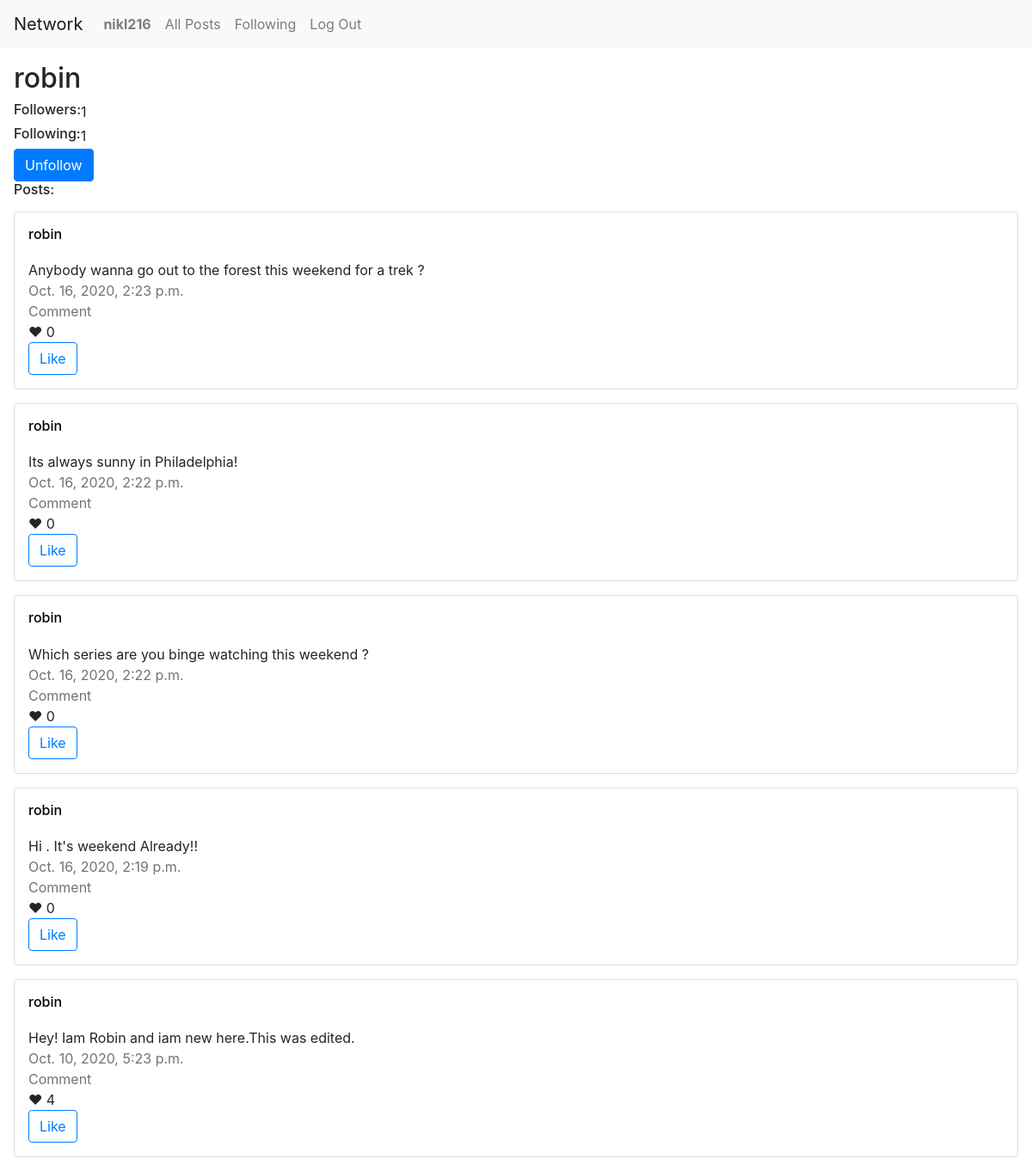
Screenshot of /profile/3 (signed in) with the database file from the repository.
### network/models.py (models this page shows, shortened)
class User(AbstractUser):
    pass

class Post(models.Model):
    created_by = models.ForeignKey("User", on_delete=models.CASCADE, related_name="posts")
    body = models.TextField()
    timestamp = models.DateTimeField(auto_now_add=True)
    likes = models.IntegerField(default=0)
    liked_users = models.ManyToManyField(User)

### network/views.py (the view, shortened to what this page needs)
# urls.py: path("profile/<str:user_id>", views.profile, name="profile"),
def profile(request,user_id):
    if request.method == "GET":
        user_profile = User.objects.get(id=user_id)
        followers=user_profile.followers.all().count()
        following=user_profile.following.all().count()
        is_following=True
        try:
            UserFollowing.objects.get(user_id=request.user,following_user_id=user_profile)
        except UserFollowing.DoesNotExist:
            is_following=False
        if user_profile==request.user:
            is_user = True
        else:
            is_user = False
        posts = Post.objects.filter(created_by=user_profile).order_by("-timestamp").all()
        return render(request, "network/profile.html",{
            "user_profile": user_profile,
            "followers": followers,
            "following": following,
            "posts": posts,
            "is_user":is_user,
            "is_following":is_following
        })

### network/templates/network/profile.html (shortened to what this page needs)
{% extends "network/layout.html" %} {% block body %}
<h2>{{user_profile.username}}</h2>
<div class="row m-0">
  <h6>Followers:</h6>
  {{followers}}
</div>
<div class="row m-0">
  <h6>Following:</h6>
  {{following}}
</div>
{% if is_user is False %}
<form action="{% url 'profile' user_profile.pk %}" method="post">
   {% if is_following is False %}
  <div class="row m-0">
    <button name="follow" type="submit" class="btn btn-primary">Follow</button>
  </div>
  {% else %}
  <div class="row m-0">
    <button name="unfollow" type="submit" class="btn btn-primary">
      Unfollow
    </button>
  </div>
  {% endif %}
</form>
{% endif %}
<h6>Posts:</h6>
{% for post in posts %}
<div class="card p-3 mt-3">
  <div class="card-title">
    <a href="{% url 'profile' post.created_by.pk %}"
      ><h6>{{post.created_by.username}}</h6></a
    >
  </div>
  <div class="card-body p-0">
    <div>{{post.body}}</div>
    <div class="text-secondary">{{post.timestamp}}</div>
    <div class="text-secondary">Comment</div>
    <div>&#10084; <span class="_{{post.pk}}">{{post.likes}}</span></div>
    {% if user in post.liked_users.all %}
    <div class="unlike{{post.pk}}"><button type="button" class="btn btn-outline-primary" id="unlike"  value="{{post.pk}}">Unike</button></div>
    <div class="like{{post.pk}}" style="display:none;"><button type="button" class="btn btn-outline-primary" id="like" value="{{post.pk}}">Like</button></div>
    {% else %}
    <div class="like{{post.pk}}"><button type="button" class="btn btn-outline-primary" id="like" value="{{post.pk}}">Like</button></div>
    {% endif %}
  </div>
</div>
{% endfor %} {% endblock %}

### network/templates/network/layout.html (shortened to what this page needs)
{% load static %}
<!DOCTYPE html>
<html lang="en">
    <head>
        <link rel="stylesheet" href="https://stackpath.bootstrapcdn.com/bootstrap/4.4.1/css/bootstrap.min.css">
        <link href="{% static 'network/styles.css' %}" rel="stylesheet">
        {% load static %}
    </head>
    <body>
        <nav class="navbar navbar-expand-lg navbar-light bg-light">
            <a class="navbar-brand" href="#">Network</a>
            <div>
              <ul class="navbar-nav mr-auto">
                {% if user.is_authenticated %}
                    <li class="nav-item">
                        <a class="nav-link" href="{% url 'profile' user.pk %}"><strong>{{ user.username }}</strong></a>
                    </li>
                {% endif %}
                <li class="nav-item">
                  <a class="nav-link" href="{% url 'index' %}">All Posts</a>
                </li>
                {% if user.is_authenticated %}
                    <li class="nav-item">
                        <a class="nav-link" href="{% url 'following' %}">Following</a>
                    </li>
                    <li class="nav-item">
                        <a class="nav-link" href="{% url 'logout' %}">Log Out</a>
                    </li>
                {% endif %}
              </ul>
            </div>
          </nav>
        <div class="body m-3">
            {% block body %}
            {% endblock %}
        </div>
    </body>
</html>

### network/static/network/styles.css (style rules this page uses)
a { color: black; }

### rows the page displays
User: username "nikl216"
User: username "robin"
Post: created_by.username "robin", body "Anybody wanna go out to the forest this weekend for a trek ?", timestamp "Oct. 16, 2020, 2:23 p.m.", likes "0", {{ post.pk }} 9 (drawn)
Post: created_by.username "robin", body "Its always sunny in Philadelphia!", timestamp "Oct. 16, 2020, 2:22 p.m.", likes "0", {{ post.pk }} 8 (drawn)
Post: created_by.username "robin", body "Which series are you binge watching this weekend ?", timestamp "Oct. 16, 2020, 2:22 p.m.", likes "0", {{ post.pk }} 7 (drawn)
Post: created_by.username "robin", body "Hi . It's weekend Already!!", timestamp "Oct. 16, 2020, 2:19 p.m.", likes "0", {{ post.pk }} 4 (drawn)
Post: created_by.username "robin", body "Hey! Iam Robin and iam new here.This was edited.", timestamp "Oct. 10, 2020, 5:23 p.m.", likes "4", {{ post.pk }} 3 (drawn)

### other values shown
{{ followers }} "1"
{{ following }} "1"
